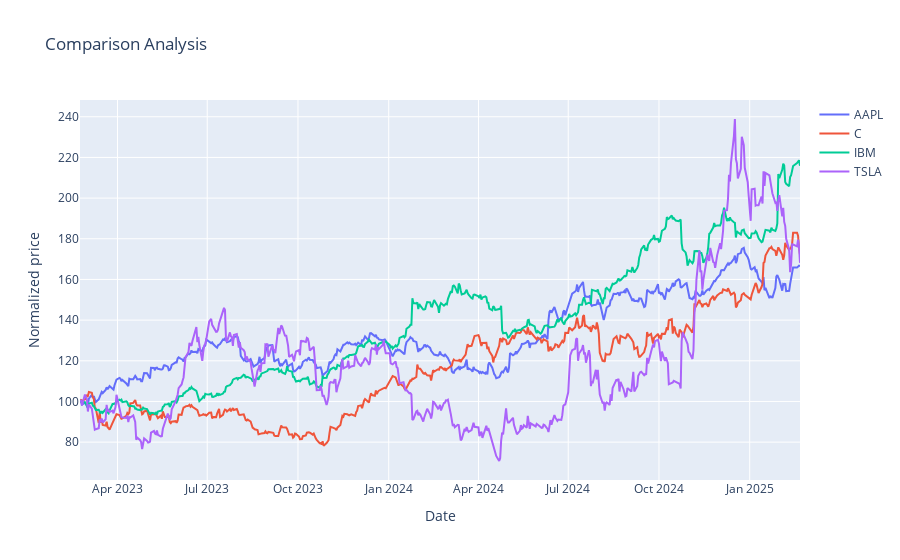

The notebook cell saved with this chart:
### Markdown cell above
## customizing title , xaxis_label and yaxis_label

### Code cell
fig = go.Figure(data=[go.Scatter(x=norm.index, y=norm[ticker], name=ticker) for ticker in norm.columns])
fig.update_layout(title='Comparison Analysis',
                   xaxis_title='Date',
                   yaxis_title='Normalized price')
fig.show()

### Figure 1 — Plotly figure (JSON) as saved in the notebook; plotly's stock layout.template omitted (floating-point values rounded to 4 significant figures; data arrays with more than 128 entries replaced by an {"elided": "..."} marker saying what was removed)
{"data": [{"name": "AAPL", "type": "scatter", "x": {"elided": "502 str values"}, "y": {"elided": "502 float values"}}, {"name": "C", "type": "scatter", "x": {"elided": "502 str values"}, "y": {"elided": "502 float values"}}, {"name": "IBM", "type": "scatter", "x": {"elided": "502 str values"}, "y": {"elided": "502 float values"}}, {"name": "TSLA", "type": "scatter", "x": {"elided": "502 str values"}, "y": {"elided": "502 float values"}}], "layout": {"title": {"text": "Comparison Analysis"}, "xaxis": {"title": {"text": "Date"}}, "yaxis": {"title": {"text": "Normalized price"}}}}
